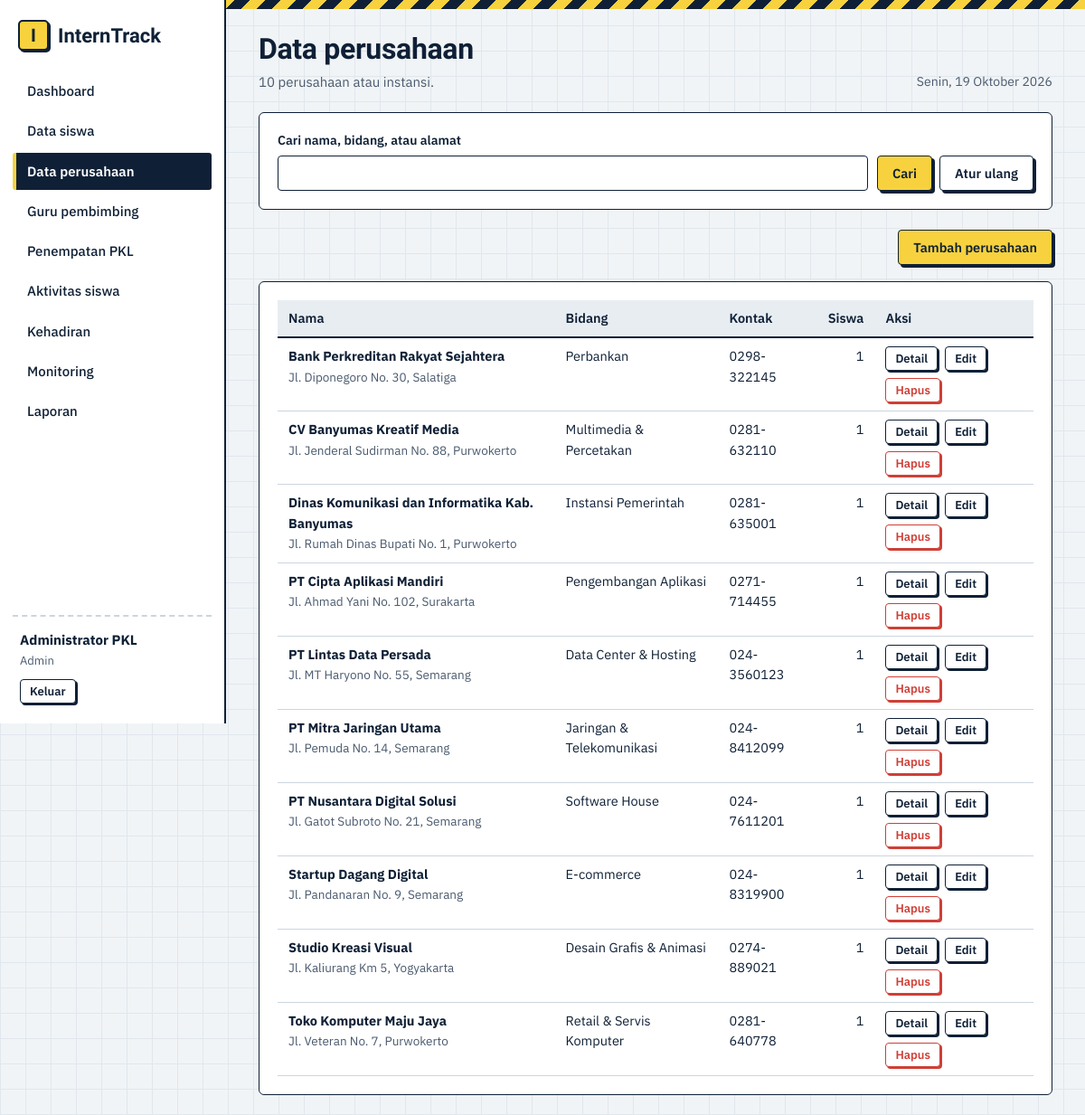
The page /admin/perusahaan.php (signed in) on the database its author committed.
### tables this page shows
CREATE TABLE perusahaan (
  id INT UNSIGNED NOT NULL AUTO_INCREMENT,
  nama VARCHAR(120) NOT NULL,
  alamat TEXT NOT NULL,
  bidang VARCHAR(80) NOT NULL,
  kontak VARCHAR(50) NOT NULL,
  PRIMARY KEY (id)
);

### admin/perusahaan.php (the view, shortened to what this page needs)
<?php
require_once __DIR__ . '/../config/helpers.php';
$pdo = db();
    ?>
    <?php
$q = trim($_GET['q'] ?? '');
$st = $pdo->prepare("SELECT p.*, (SELECT COUNT(*) FROM penempatan pn WHERE pn.perusahaan_id=p.id) AS jml FROM perusahaan p WHERE p.nama LIKE ? OR p.bidang LIKE ? OR p.alamat LIKE ? ORDER BY p.nama");
$st->execute(["%$q%", "%$q%", "%$q%"]); $rows = $st->fetchAll();
?>
<form class="card filters" method="get">
  <div class="field grow"><label for="q">Cari nama, bidang, atau alamat</label><input id="q" name="q" value="<?= e($q) ?>"></div>
  <div class="actions"><button class="btn" type="submit">Cari</button><a class="btn ghost" href="<?= url('admin/perusahaan.php') ?>">Atur ulang</a></div>
</form>
<div class="toolbar"><span></span><a class="btn" href="<?= url('admin/perusahaan.php?aksi=form') ?>">Tambah perusahaan</a></div>
<div class="card">
<?php if (!$rows): ?><div class="empty">Tidak ada perusahaan yang cocok dengan pencarian.</div><?php else: ?>
<div class="tablewrap"><table class="tbl"><thead><tr><th>Nama</th><th>Bidang</th><th>Kontak</th><th class="num">Siswa</th><th>Aksi</th></tr></thead><tbody>
<?php foreach ($rows as $r): ?>
  <tr><td><strong><?= e($r['nama']) ?></strong><br><span class="note"><?= e($r['alamat']) ?></span></td><td><?= e($r['bidang']) ?></td><td><?= e($r['kontak']) ?></td><td class="num"><?= (int) $r['jml'] ?></td>
  <td><div class="actions"><a class="btn sm ghost" href="<?= url('admin/perusahaan.php?aksi=detail&id=' . $r['id']) ?>">Detail</a><a class="btn sm ghost" href="<?= url('admin/perusahaan.php?aksi=form&id=' . $r['id']) ?>">Edit</a>
  <form method="post" data-confirm="Hapus perusahaan <?= e($r['nama']) ?>?"><button class="btn sm danger" type="submit">Hapus</button></form></div></td></tr>
<?php endforeach; ?></tbody></table></div>
<?php endif; ?></div>

### assets/css/style.css (style rules this page uses)
:root { --paper:#f1f4f6; --grid:#e0e7ed; --ink:#0f2036; --ink2:#4a5a6e; --hv:#f7d23e; --blue:#2b59e0; --ok:#1f8f5f; --warn:#d9770d; --bad:#cf3f36; --line:#ccd5de; --soft:#e8edf2; --f-head:'Bricolage Grotesque','Segoe UI',system-ui,sans-serif; --f-body:'IBM Plex Sans','Segoe UI',system-ui,sans-serif; }
* { box-sizing:border-box }
html { scroll-padding-top:16px }
body { margin:0;font:15px/1.55 var(--f-body);color:var(--ink);background-color:var(--paper); background-image:linear-gradient(var(--grid) 1px,transparent 1px),linear-gradient(90deg,var(--grid) 1px,transparent 1px); background-size:28px 28px }
a { color:var(--blue) }
.main>*:not(.stripe) { margin-left:36px;margin-right:36px }
.card { background:#fff;border:1.5px solid var(--ink);border-radius:6px;padding:20px;margin-bottom:22px }
.btn { display:inline-flex;align-items:center;justify-content:center;gap:6px;padding:9px 16px;border:1.5px solid var(--ink);border-radius:4px;background:var(--hv);color:var(--ink); font:600 14.5px var(--f-body);cursor:pointer;text-decoration:none;box-shadow:3px 3px 0 var(--ink);transition:transform .08s,box-shadow .08s }
.btn.ghost { background:#fff }
.btn.danger { background:#fff;color:var(--bad);border-color:var(--bad);box-shadow:3px 3px 0 var(--bad) }
.btn.sm { padding:4px 10px;font-size:13px;box-shadow:2px 2px 0 var(--ink) }
.btn.sm.danger { box-shadow:2px 2px 0 var(--bad) }
.actions { display:flex;gap:8px;flex-wrap:wrap;align-items:center }
.actions form { margin:0 }
.toolbar { display:flex;justify-content:space-between;align-items:flex-end;gap:14px;flex-wrap:wrap;margin-bottom:18px }
.tablewrap { overflow-x:auto }
.tbl { width:100%;border-collapse:collapse;font-size:14.5px }
.tbl th { text-align:left;font-weight:600;background:var(--soft);padding:9px 12px;border-bottom:2px solid var(--ink);white-space:nowrap }
.tbl td { padding:9px 12px;border-bottom:1px solid var(--line);vertical-align:top }
.tbl .num { text-align:right;font-variant-numeric:tabular-nums }
.field { margin-bottom:14px;position:relative }
.field label { display:block;font-weight:600;font-size:14px;margin-bottom:5px }
input,select,textarea { width:100%;padding:9px 11px;border:1.5px solid var(--ink);border-radius:4px;background:#fff;font:15px var(--f-body);color:var(--ink) }
.filters { display:flex;flex-wrap:wrap;gap:10px;align-items:flex-end }
.filters .field { margin:0;min-width:150px;flex:1 }
.filters .field.grow { flex:2;min-width:220px }
.note { color:var(--ink2);font-size:13.5px }

### rows shown on the page
perusahaan: nama "Bank Perkreditan Rakyat Sejahtera", alamat "Jl. Diponegoro No. 30, Salatiga", bidang "Perbankan", kontak "0298-322145", jml "1"
perusahaan: nama "CV Banyumas Kreatif Media", alamat "Jl. Jenderal Sudirman No. 88, Purwokerto", bidang "Multimedia & Percetakan", kontak "0281-632110", jml "1"
perusahaan: nama "Dinas Komunikasi dan Informatika Kab. Banyumas", alamat "Jl. Rumah Dinas Bupati No. 1, Purwokerto", bidang "Instansi Pemerintah", kontak "0281-635001", jml "1"
perusahaan: nama "PT Cipta Aplikasi Mandiri", alamat "Jl. Ahmad Yani No. 102, Surakarta", bidang "Pengembangan Aplikasi", kontak "0271-714455", jml "1"
perusahaan: nama "PT Lintas Data Persada", alamat "Jl. MT Haryono No. 55, Semarang", bidang "Data Center & Hosting", kontak "024-3560123", jml "1"
perusahaan: nama "PT Mitra Jaringan Utama", alamat "Jl. Pemuda No. 14, Semarang", bidang "Jaringan & Telekomunikasi", kontak "024-8412099", jml "1"
perusahaan: nama "PT Nusantara Digital Solusi", alamat "Jl. Gatot Subroto No. 21, Semarang", bidang "Software House", kontak "024-7611201", jml "1"
perusahaan: nama "Startup Dagang Digital", alamat "Jl. Pandanaran No. 9, Semarang", bidang "E-commerce", kontak "024-8319900", jml "1"
perusahaan: nama "Studio Kreasi Visual", alamat "Jl. Kaliurang Km 5, Yogyakarta", bidang "Desain Grafis & Animasi", kontak "0274-889021", jml "1"
perusahaan: nama "Toko Komputer Maju Jaya", alamat "Jl. Veteran No. 7, Purwokerto", bidang "Retail & Servis Komputer", kontak "0281-640778", jml "1"

### other values the page prints
$n[0] "Dashboard"
$n[0] "Data siswa"
$n[0] "Data perusahaan"
$n[0] "Guru pembimbing"
$n[0] "Penempatan PKL"
$n[0] "Aktivitas siswa"
$n[0] "Kehadiran"
$n[0] "Monitoring"
$n[0] "Laporan"
$u['nama'] "Administrator PKL"
$roleLabel "Admin"
$title "Data perusahaan"
$sub "10 perusahaan atau instansi."
hari_ini_panjang() "Senin, 19 Oktober 2026"
